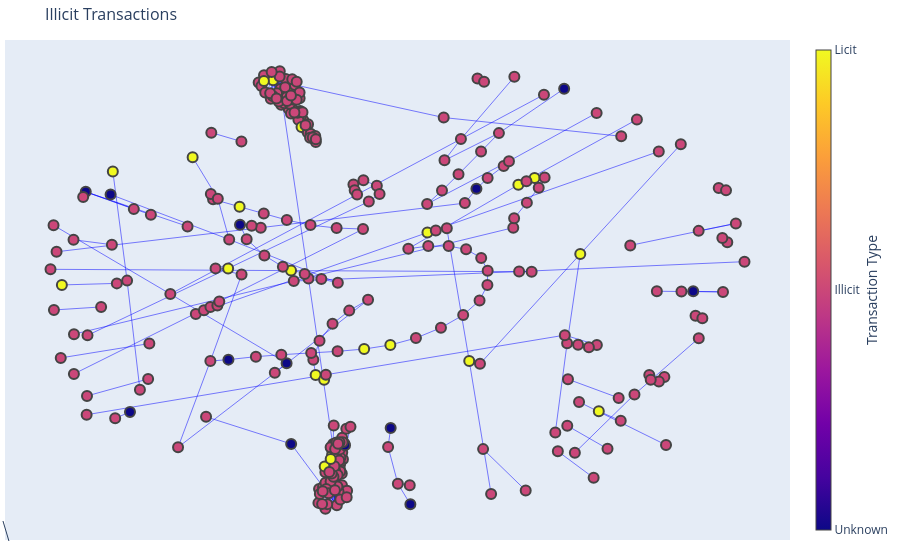

Write notebook code for a chart like this one.
### Markdown cell above
## Illicit Transactions

### Code cell
bad_ids = features[(features['time_step'] == 32) & ((features['class'] == '1'))]['txId']
short_edges = edges[edges['txId1'].isin(bad_ids)]
graph = nx.from_pandas_edgelist(short_edges, source = 'txId1', target = 'txId2', 
                                 create_using = nx.DiGraph())
pos = nx.spring_layout(graph)

edge_x = []
edge_y = []

for edge in graph.edges():
    x0, y0 = pos[edge[0]]
    x1, y1 = pos[edge[1]]
    edge_x.append(x0)
    edge_x.append(x1)
    edge_x.append(None)
    edge_y.append(y0)
    edge_y.append(y1)
    edge_y.append(None)

edge_trace = go.Scatter(
    x=edge_x, y=edge_y,
    line=dict(width=0.5, color='blue'),
    hoverinfo='none',
    mode='lines')

node_x = []
node_y = []
node_text=[]
for node in graph.nodes():
    x, y = pos[node]
    node_x.append(x)
    node_y.append(y)
    node_text.append(node)

node_trace = go.Scatter(
    x=node_x, y=node_y,
    mode='markers',
    hoverinfo='text',
    marker=dict(
        color=[],
        size=10,
        colorbar=dict(
            thickness=15,
            title='Transaction Type',
            xanchor='left',
            titleside='right',
            tickmode='array',
            tickvals=[0,1,2],
            ticktext=['Unknown','Illicit','Licit']
        ),
        line_width=2))
node_trace.text=node_text
node_trace.marker.color = pd.to_numeric(features[features['txId'].isin(list(graph.nodes()))]['class'])

fig = go.Figure(data=[edge_trace, node_trace],
             layout=go.Layout(
                title="Illicit Transactions",
                titlefont_size=16,
                showlegend=False,
                hovermode='closest',
                margin=dict(b=20,l=5,r=5,t=40),
                annotations=[ dict(
                    showarrow=True,
                    xref="paper", yref="paper",
                    x=0.005, y=-0.002 ) ],
                xaxis=dict(showgrid=False, zeroline=False, showticklabels=False),
                yaxis=dict(showgrid=False, zeroline=False, showticklabels=False))
                )
fig.show()

### Figure 1 — Plotly figure (JSON) as saved in the notebook; plotly's stock layout.template omitted (floating-point values rounded to 4 significant figures; data arrays with more than 128 entries replaced by an {"elided": "..."} marker saying what was removed)
{"data": [{"hoverinfo": "none", "line": {"color": "blue", "width": 0.5}, "mode": "lines", "type": "scatter", "x": {"elided": "867 float values"}, "y": {"elided": "867 float values"}}, {"hoverinfo": "text", "marker": {"color": {"elided": "315 int values"}, "colorbar": {"thickness": 15, "tickmode": "array", "ticktext": ["Unknown", "Illicit", "Licit"], "tickvals": [0, 1, 2], "title": {"side": "right", "text": "Transaction Type"}, "xanchor": "left"}, "line": {"width": 2}, "size": 10}, "mode": "markers", "text": {"elided": "315 str values"}, "type": "scatter", "x": {"elided": "315 float values"}, "y": {"elided": "315 float values"}}], "layout": {"annotations": [{"showarrow": true, "x": 0.005, "xref": "paper", "y": -0.002, "yref": "paper"}], "hovermode": "closest", "margin": {"b": 20, "l": 5, "r": 5, "t": 40}, "showlegend": false, "title": {"font": {"size": 16}, "text": "Illicit Transactions"}, "xaxis": {"showgrid": false, "showticklabels": false, "zeroline": false}, "yaxis": {"showgrid": false, "showticklabels": false, "zeroline": false}}}
